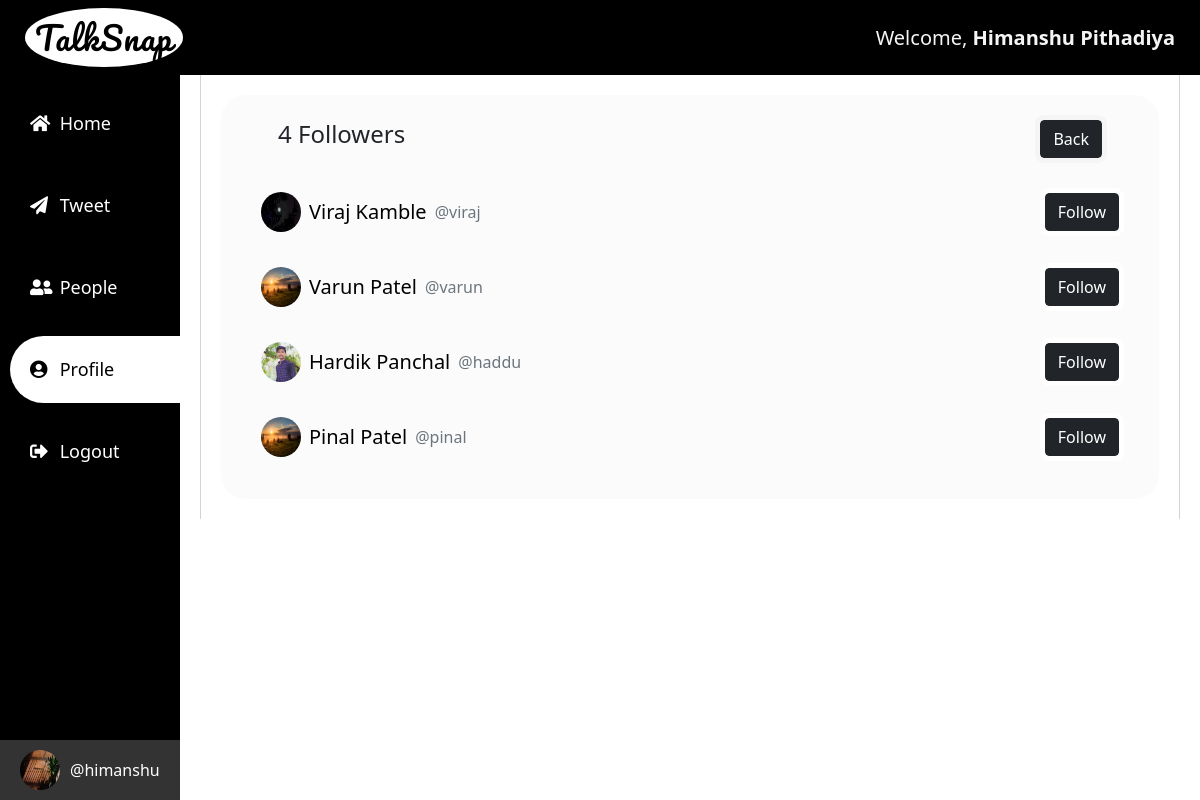
Page /list-of-people/followers/risit/ (signed in) on the committed database.
### root/models.py (models this page shows)
class Profile(models.Model):
    user = models.OneToOneField(User, on_delete=models.CASCADE)
    dob = models.DateField(null=True, blank=True)
    bio = models.TextField(max_length=200, null=True, blank=True)
    location = models.TextField(max_length=30, null=True, blank=True)
    profile_image = models.ImageField(upload_to = 'profile_pics', null=True, blank=True)
    following = models.ManyToManyField(User, blank=True, related_name="following")

### root/views.py (the view)
# urls.py: path('list-of-people/followers/<slug:username>/', login_required(views.Followers.as_view(), login_url='login'), name='followers'),
class Followers(TemplateView):
    template_name = 'followers.html'
    def get_context_data(self,*args, **kwargs):
        context = super().get_context_data(**kwargs)
        s_username = kwargs['username']
        user = User.objects.get(username = s_username)
        followers = Profile.objects.filter(following = user.id)
        context = {'followers':followers, 's_username':s_username}
        return context

### root/templates/followers.html (shortened to what this page needs)
{% extends 'base.html' %}
{% load static %}
{% block extracss %}
    <link rel="stylesheet" href="{% static 'css/people.css' %}">
{% endblock extracss %}
{% block section1 %}
<div class="peoples">
    <div class="header_counter d-flex justify-content-between px-3 mb-3">
        <div class="follower_count px-3">
            <h4>{{followers|length}} Followers</h4>
        </div>
        <div class="back-btn px-3">
            <a href="{% url 'profile' s_username %}">
                <button class='btn btn-dark' style="outline:5px solid whitesmoke;">Back</button>
            </a>
        </div>
    </div>
    {% if followers|length == 0 %}
        <div class="card p-2 text-center m-5 w-50">
            <h3>No One Follow You</h3>
        </div>
    {% else %}
    {% for follower in followers %}
        <div class="people-list">
            <div class="users-info">
                    <div class="user-pic">
                        <a href="{% url 'profile' follower.user.username %}">
                            {% if follower.user.profile.profile_image %}
                            <img src="{{follower.user.profile.profile_image.url}}" id="profile_pic" alt="#">
                            {% else %}
                            <img src="{% static '../static/images/default.png' %}" id="profile_pic" alt="#">
                            {% endif %}
                        </a>
                    </div>
                    <div class="user-det">
                        <a href="{% url 'profile' follower.user.username %}">
                            <h5>{{follower.user.first_name}} {{follower.user.last_name}}</h5>
                        </a>
                        <span>
                            <p class="text-muted">@{{follower.user.username}}</p>
                        </span>
                    </div>
                </div>
                <div class="follow-btn">
                    {% if follower.user in user.profile.following.all %}
                    <button class="btn btn-dark change" id="{{follower.user.id}}" onclick="follow({{follower.user.id}})" url="{% url 'follow' follower.user.id %}">Unfollow</button>
                    {% else %}
                    {% if follower.user == request.user %}
                    <button class="btn btn-dark d-none" id="{{follower.user.id}}" onclick="follow({{follower.user.id}})" url="{% url 'follow' follower.user.id %}">Unfollow</button>
                    {% else %}
                    <button class="btn btn-dark" id="{{follower.user.id}}" onclick="follow({{follower.user.id}})" url="{% url 'follow' follower.user.id %}">Follow</button>
                    {% endif %}
                    {% endif %}
                </div>
            </div>
            {% endfor %}
        {% endif %}
</div>
{% endblock section1 %}

### root/templates/base.html (shortened to what this page needs)
{% load static %}
<!DOCTYPE html>
<html lang="en">
<head>
    <link rel="stylesheet" href="https://pro.fontawesome.com/releases/v5.10.0/css/all.css"/>
    <link rel="stylesheet" href="{% static 'css/bootstrap.css' %}">
    <link rel="stylesheet" href="{% static 'css/base.css' %}">
    {% block extracss %}{% endblock extracss %}
</head>
<body>
    <div class="first-div">
        <div class="header-class">
            <div class="logo">
                <a href="{% url 'home' %}">
                    <h2 class="logo-txt">TalkSnap</h2>
                </a>
            </div>
           <div class="wlcu">
                <p class="wlc">Welcome, <b>{{user.first_name}} {{user.last_name}}</b></p>
            </div>
        </div>
    </div>
    <div class="main-class">
        <div class="menu">
            <div class="menu-start">
                <ul class="menu-item">
                    <li title="Home">
                        <a href="{% url 'home' %}" {% if request.resolver_match.url_name == 'home' %}class="active"{% endif %}>
                            <i class="fas fa-home"></i>
                            <span>Home</span>
                        </a>
                    </li>
                    <li title="Tweet">
                        <a href="{% url 'tweet' %}" {% if request.resolver_match.url_name == 'tweet' %}class="active"{% endif %}>
                            <i class="fas fa-paper-plane"></i>
                            <span>Tweet</span>
                        </a>
                    </li>
                    <li title="People">
                        <a href="{% url 'people' %}" {% if request.resolver_match.url_name == 'people' or request.resolver_match.url_name == 'search' %}class="active"{% endif %}>
                            <i class="fas fa-user-friends"></i>
                            <span>People</span>
                        </a>
                    </li>
                    <li title="Profile">
                        <a href="{% url 'profile' user.username %}" {% if request.resolver_match.url_name == 'profile' or request.resolver_match.url_name == 'editprofile' or request.resolver_match.url_name == 'followers'  or request.resolver_match.url_name == 'followings' %}class="active"{% endif %}>
                            <i class="fas fa-user-circle"></i>
                            <span>Profile</span>
                        </a>
                    </li>
                    <li title="Logout">
                        <a href="{% url 'logout' %}">
                            <i class="fas fa-sign-out-alt"></i>
                            <span>Logout</span>
                        </a>
                    </li>
                </ul>
            </div>
            <div class="user-info">
                <div class="user-details">
                    <div class="user-pic">
                        {% if user.profile.profile_image %}
                            <img src="{{user.profile.profile_image.url}}" alt="#">
                        {% else %}
                            <img src="{% static '../static/images/default.png' %}" alt="#">
                        {% endif %}
                    </div>
                    <p class="user-name">
                        @{{user.username}}
                    </p>
                </div>
            </div>
        </div>
        <div class="section2">
            <div class="all-disp">
                <div class="content">
                    {% block section1 %}{% endblock section1 %}
                </div>
            </div>
        </div>
    </div>
</body>
</html>

### root/static/css/base.css (style rules this page uses)
* { box-sizing: border-box; scroll-behavior: smooth; margin: 0; padding: 0; }
.first-div { top: 0; left: 0; position: sticky; width: 100%; background-color: black; height: 75px; color: whitesmoke; z-index: 100; }
.first-div .header-class { height: 75px; display: flex; justify-content: space-between; }
.header-class > div { margin: auto 25px; }
.logo a { text-decoration: none; color: black; }
.logo { background: white; border-radius: 100%; cursor: pointer; }
.logo-txt { font-family: 'Pacifico', cursive; padding: 10px; margin: auto; text-align: center; font-size: 32px; letter-spacing: 1px; }
p.wlc { font-size: 20px; margin: auto; }
.main-class { width: 100%; }
.menu { width: 15%; background-color: rgb(0, 0, 0); height: 100vh; position: fixed; display: block; color: white; }
.menu .menu-start { padding-left: 10px; height: 100%; width: 100%; }
.menu ul, .menu ul li a { list-style: none; margin: 0; padding: 0; }
.menu ul li a { display: block; margin: 15px auto; padding: 20px; color: white; text-decoration: none; font-size: 18px; }
.menu ul li a i { width: 20px; margin-right: 5px; }
.menu .menu-item a.active, .menu .menu-item a:hover { color: black; background-color: white; border-bottom-left-radius: 50px; border-top-left-radius: 50px; transition: ease-in 250ms; }
.menu .user-info { bottom: 0; position: fixed; width: inherit; padding: 10px 20px; background-color: rgb(52, 51, 51); }
.menu .user-info .user-details { display: flex; align-items: center; }
.user-pic img { width:40px; height: 40px; border-radius: 50%; }
.user-details p { margin-left: 10px; margin-bottom: 0%; }
.main-class .section2 { width: 85%; background-color: white; padding: 0px 20px; margin-left: 15%; }
.main-class .section2 .all-disp { padding: 20px; border-left: 1px solid lightgrey; border-right: 1px solid lightgrey; }
.main-class .all-disp .content { width: 100%; background: rgba(245, 245, 245, 0.39); border-radius: 25px; padding: 25px; }

### root/static/css/people.css (style rules this page uses)
.people-list { padding:15px; display: flex; flex-direction: row; justify-content: space-between; align-items: center; height: 75px; }
.people-list .users-info { display: flex; flex-direction: row; justify-content: space-between; align-items: center; }
.people-list .users-info .user-pic { border: none; align-items: center; }
.people-list .users-info .user-det { display: inline-flex; align-items: center; margin-left: 8px; }
.people-list .users-info .user-det a h5 { margin-bottom: 0; }
.people-list .users-info .user-det a { text-decoration: none; color: black; margin: auto; }
.people-list .users-info .user-det p { margin: auto 8px; margin-bottom: 0 !important; }
.people-list .follow-btn button { outline: 5px solid white; transition: all ease 500ms; }

### rows in the picture
Profile: user.profile.profile_image (picture), user.first_name "Viraj", user.last_name "Kamble", user.username "viraj"
Profile: user.profile.profile_image (picture), user.first_name "Varun", user.last_name "Patel", user.username "varun"
Profile: user.profile.profile_image (picture), user.first_name "Hardik", user.last_name "Panchal", user.username "haddu"
Profile: user.profile.profile_image (picture), user.first_name "Pinal", user.last_name "Patel", user.username "pinal"

### other values in the picture
{{ user.first_name }} "Himanshu"
{{ user.last_name }} "Pithadiya"
{{ user.username }} "himanshu"
{{ followers|length }} "4"
